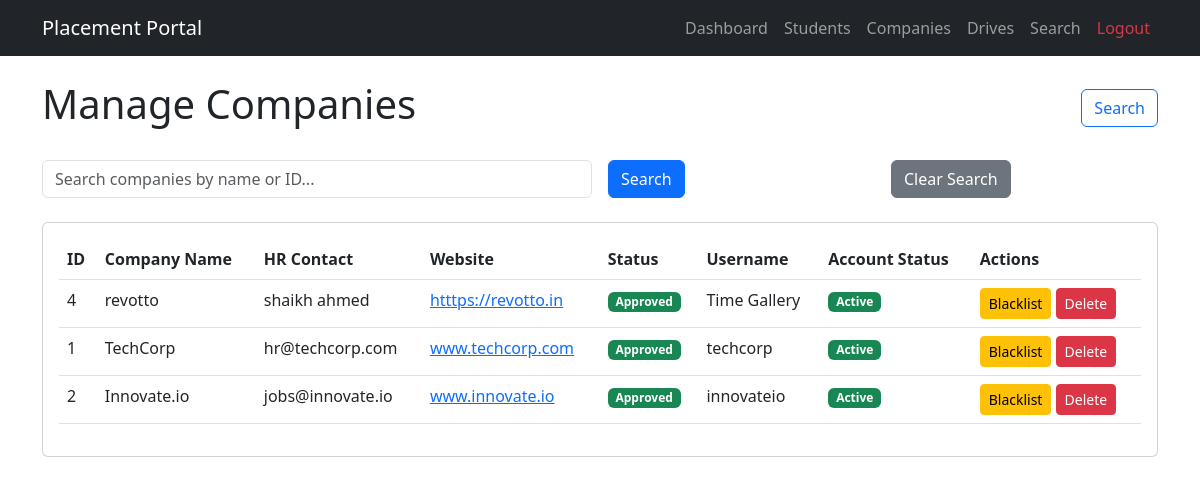
Screenshot of /admin/companies (signed in) with the database file from the repository.
### tables this page shows
CREATE TABLE companies (
            id              INTEGER PRIMARY KEY AUTOINCREMENT,
            user_id         INTEGER UNIQUE NOT NULL,
            company_name    TEXT    NOT NULL,
            hr_contact      TEXT,
            website         TEXT,
            description     TEXT,
            approval_status TEXT    NOT NULL DEFAULT 'Pending'
                            CHECK(approval_status IN ('Pending','Approved','Rejected')),
            is_blacklisted  INTEGER NOT NULL DEFAULT 0,
            created_at      TEXT    DEFAULT CURRENT_TIMESTAMP,
            FOREIGN KEY (user_id) REFERENCES users(id) ON DELETE CASCADE
        );

CREATE TABLE users (
            id         INTEGER PRIMARY KEY AUTOINCREMENT,
            username   TEXT    UNIQUE NOT NULL,
            password   TEXT    NOT NULL,
            role       TEXT    NOT NULL CHECK(role IN ('admin', 'company', 'student')),
            is_active  INTEGER NOT NULL DEFAULT 1
        );

### admin.py (the view)
@admin_bp.route('/companies')
@admin_required
def companies():
    conn = get_db()
    companies = conn.execute(
        "SELECT c.*, u.username, u.is_active "
        "FROM companies c "
        "JOIN users u ON c.user_id = u.id "
        "ORDER BY c.created_at DESC"
    ).fetchall()
    conn.close()
    return render_template('admin/companies.html', companies=companies)

### admin.py (called while the page is built)
def admin_required(f):
    @wraps(f)
    def decorated_function(*args, **kwargs):
        if not current_user.is_authenticated or current_user.role != 'admin':
            flash('Access denied. Admin privileges required.', 'error')
            return redirect(url_for('auth.login'))
        return f(*args, **kwargs)
    return decorated_function

### helpers.py (called while the page is built)
def get_db():
    conn = sqlite3.connect(DATABASE)
    conn.row_factory = sqlite3.Row   # access columns by name: row['full_name']
    conn.execute("PRAGMA foreign_keys = ON")
    return conn

def load_user(user_id):
    from models import get_user_by_id
    return get_user_by_id(user_id)

### models.py (called while the page is built)
def get_user_by_id(user_id):
    conn = sqlite3.connect(DATABASE)
    conn.row_factory = sqlite3.Row
    cursor = conn.cursor()
    user = cursor.execute(
        "SELECT * FROM users WHERE id = ?",
        (user_id,)
    ).fetchone()
    conn.close()
    if user:
        return User(user['id'], user['username'], user['role'], user['is_active'])
    return None

    @property
    def is_active(self):
        return self._active == 1

### templates/admin/companies.html (shortened to what this page needs)
{% extends "base.html" %}
{% block content %}
<div class="d-flex justify-content-between align-items-center mb-4">
    <h1>Manage Companies</h1>
    <a href="{{ url_for('admin.search') }}" class="btn btn-outline-primary">
         Search
    </a>
</div>
<form method="GET" action="{{ url_for('admin.search') }}" class="row g-3 mb-4">
    <div class="col-md-6">
        <input type="text" name="q" class="form-control" placeholder="Search companies by name or ID...">
    </div>
    <div class="col-md-3">
        <button type="submit" class="btn btn-primary">Search</button>
    </div>
    <div class="col-md-3">
        <a href="{{ url_for('admin.companies') }}" class="btn btn-secondary">Clear Search</a>
    </div>
</form>
<div class="card">
    <div class="card-body">
        <div class="table-responsive">
            <table class="table table-hover">
                <thead>
                    <tr>
                        <th>ID</th>
                        <th>Company Name</th>
                        <th>HR Contact</th>
                        <th>Website</th>
                        <th>Status</th>
                        <th>Username</th>
                        <th>Account Status</th>
                        <th>Actions</th>
                    </tr>
                </thead>
                <tbody>
                    {% for company in companies %}
                    <tr>
                        <td>{{ company.id }}</td>
                        <td>{{ company.company_name }}</td>
                        <td>{{ company.hr_contact }}</td>
                        <td>
                            {% if company.website %}
                                <a href="{{ company.website }}" target="_blank">{{ company.website }}</a>
                            {% else %}
                                <span class="text-muted">Not provided</span>
                            {% endif %}
                        </td>
                        <td>
                            {% if company.approval_status == 'Approved' %}
                                <span class="badge bg-success">Approved</span>
                            {% elif company.approval_status == 'Rejected' %}
                                <span class="badge bg-danger">Rejected</span>
                            {% else %}
                                <span class="badge bg-warning">Pending</span>
                            {% endif %}
                        </td>
                        <td>{{ company.username }}</td>
                        <td>
                            {% if company.is_active == 1 %}
                                <span class="badge bg-success">Active</span>
                            {% else %}
                                <span class="badge bg-danger">Blacklisted</span>
                            {% endif %}
                        </td>
                        <td>
                            {% if company.is_active == 1 %}
                                <form method="POST" action="{{ url_for('admin.blacklist_company', id=company.id) }}" class="d-inline"
                                      onsubmit="return confirm('Are you sure you want to blacklist this company? This will also deactivate their account and close all their drives.')">
                                    <button type="submit" class="btn btn-warning btn-sm">Blacklist</button>
                                </form>
                            {% else %}
                                <form method="POST" action="{{ url_for('admin.blacklist_company', id=company.id) }}" class="d-inline">
                                    <button type="submit" class="btn btn-success btn-sm" disabled>Blacklisted</button>
                                </form>
                            {% endif %}
                            <form method="POST" action="{{ url_for('admin.delete_company', id=company.id) }}" class="d-inline"
                                  onsubmit="return confirm('Are you sure you want to delete this company? This action cannot be undone.')">
                                <button type="submit" class="btn btn-danger btn-sm">Delete</button>
                            </form>
                        </td>
                    </tr>
                    {% endfor %}
                </tbody>
            </table>
        </div>
    </div>
</div>
{% endblock %}

### rows the page displays
companies: id "4", company_name "revotto", hr_contact "shaikh ahmed", website "htttps://revotto.in", approval_status "Approved", username "Time Gallery"
companies: id "1", company_name "TechCorp", hr_contact "hr@techcorp.com", website "www.techcorp.com", approval_status "Approved", username "techcorp"
companies: id "2", company_name "Innovate.io", hr_contact "jobs@innovate.io", website "www.innovate.io", approval_status "Approved", username "innovateio"
